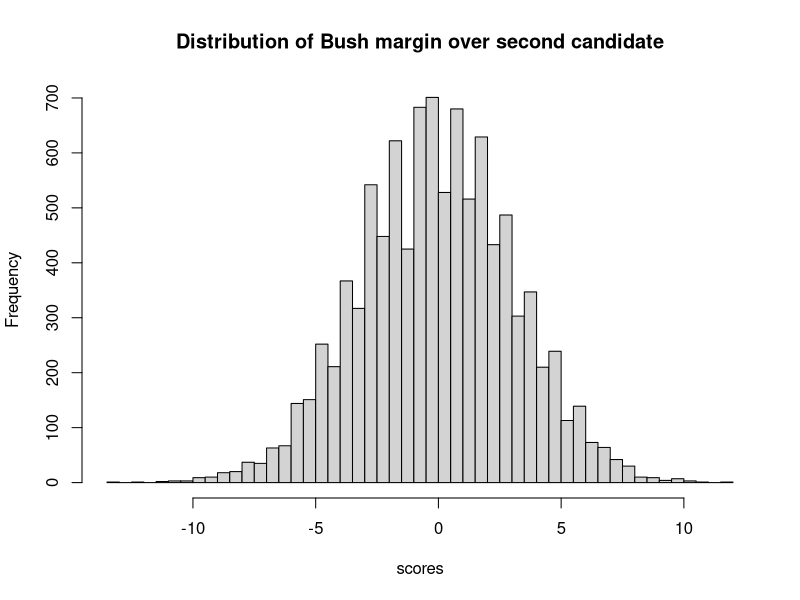

Recreate this plot in R.
## ---- chunk 1
# Number of voters who expressed a preference.
n_voters <- 705

# Benchmark proportions.
bench_ps <- c(0.35, 0.35, 0.30)

# Set the number of trials.
n_trials <- 10000

# An empty array to store the trials.
scores <- numeric(n_trials)

# Do 10000 trials
for (i in 1:n_trials) {
    # Take a sample of 705 votes, with replacement.
    samp <- sample(c('Bush', 'Perot', 'Clinton'),
                   size=n_voters,
                   prob=bench_ps,
                   replace=TRUE)
    # Count the Bush voters, etc.
    n_bush <- sum(samp == 'Bush')
    n_perot <- sum(samp == 'Perot')
    n_clinton <- sum(samp == 'Clinton')
    # Join Perot & Clinton votes into a vector.
    others <- c(n_perot, n_clinton)
    # Find the larger of the other two.
    n_second <- max(others)
    # Find Bush's margin over 2nd.
    lead <- n_bush - n_second
    # Convert vote difference to percent lead.
    pct_lead <- lead / n_voters * 100
    # Store the result.
    scores[i] <- pct_lead
}

hist(scores, breaks=50,
     main='Distribution of Bush margin over second candidate')

# Compare to the observed margin in the sample of 705 corresponding to a 6.4
# percent margin by Bush over 2nd place finisher (rounded).
k <- sum(scores >= 6.4)
kk <- k / n_trials

message('Proportion of trials where Bush margin >= 6.4%: ', kk)
